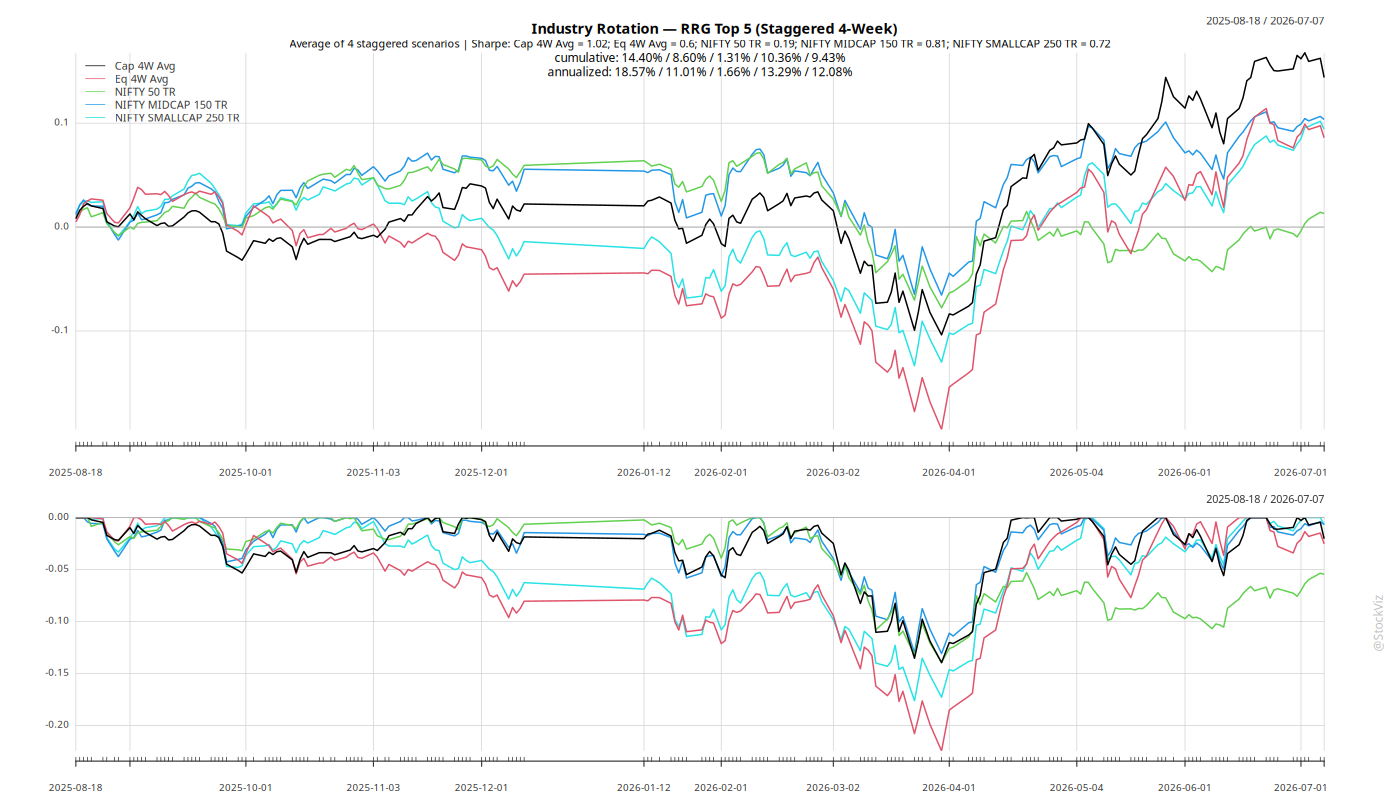

Recreate this plot in R.
source("/mnt/data/blog/industry-rotation/common.R")

# ═══════════════════════════════════════════════════════════════════════════
#  Staggered 4-week rebalance: average across 4 offset scenarios
# ═══════════════════════════════════════════════════════════════════════════

N_SCENARIOS <- 4L
FREQ_WEEKS  <- 4L

scenarioRets <- list()
for (offset in 0L:(N_SCENARIOS - 1L)) {
  label <- sprintf("4W+%d", offset)
  cat(sprintf("\n--- %s ---\n", label))
  res <- runBacktest(FREQ_WEEKS, offset, label)
  scenarioRets[[paste0("Cap ", label)]] <- res$cap
  scenarioRets[[paste0("Eq ",  label)]] <- res$eq
}

# ── average daily returns across scenarios ──
capList <- scenarioRets[grep("^Cap ", names(scenarioRets))]
eqList  <- scenarioRets[grep("^Eq ",  names(scenarioRets))]

# align to common date index across all scenarios
capDates <- Reduce(intersect, lapply(capList, index))
eqDates  <- Reduce(intersect, lapply(eqList,  index))

avgCap <- Reduce(`+`, lapply(capList, function(x) coredata(x[capDates]))) / length(capList)
avgEq  <- Reduce(`+`, lapply(eqList,  function(x) coredata(x[eqDates])))  / length(eqList)

avgCapXts <- xts(avgCap, capDates)
avgEqXts  <- xts(avgEq,  eqDates)

allStrats <- list(
  `Cap 4W Avg` = avgCapXts,
  `Eq 4W Avg`  = avgEqXts
)
# also include individual scenarios
for (nm in names(capList)) allStrats[[nm]] <- capList[[nm]]
for (nm in names(eqList))  allStrats[[nm]] <- eqList[[nm]]

dailyStrats <- mergeWithBenchmarks(allStrats)
stats <- perfStats(dailyStrats)

# ── gt table ──
AVG_COLOR    <- "#ffe0e0"   # light red for averages
BENCH_COLOR  <- "#f5f5f5"
SCEN_COLORS  <- c("#f0fff0", "#f0f4ff", "#fff3e0", "#f5f0ff")

perfTbl <- tibble(
  Strategy = names(dailyStrats),
  `Ann. Return %` = stats$ar,
  Sharpe = stats$sr
) |>
  gt() |>
  tab_header(
    title = "Industry Rotation — RRG Top 5 (Staggered 4-Week)",
    subtitle = sprintf("rsRatio > 100 & rsMomentum > 100; %.0f bps drag; avg of %d staggered scenarios; %s to %s",
                       DRAG * 10000, N_SCENARIOS,
                       as.character(as.Date(first(index(dailyStrats)))),
                       as.character(as.Date(last(index(dailyStrats)))))) |>
  fmt_number(columns = `Ann. Return %`, decimals = 2) |>
  fmt_number(columns = Sharpe, decimals = 2) |>
  tab_style(style = cell_text(weight = "bold"),
            locations = cells_column_labels()) |>
  tab_source_note(source_note = "@StockViz") |>
  tab_style(style = cell_text(align = "right"),
            locations = cells_source_notes())

# color-code: average rows in red, individual scenarios, benchmarks grey
avgRows <- which(grepl("Avg", perfTbl$`_data`$Strategy))
benchRows <- which(perfTbl$`_data`$Strategy %in% BENCHMARKS)

for (j in seq_len(N_SCENARIOS)) {
  rows <- which(grepl(sprintf("4W\\+%d", j - 1L), perfTbl$`_data`$Strategy))
  if (length(rows) > 0L)
    perfTbl <- perfTbl |>
      tab_style(style = cell_fill(color = SCEN_COLORS[j]),
                locations = cells_body(rows = rows))
}
if (length(avgRows) > 0L)
  perfTbl <- perfTbl |>
    tab_style(style = cell_fill(color = AVG_COLOR),
              locations = cells_body(rows = avgRows))
if (length(benchRows) > 0L)
  perfTbl <- perfTbl |>
    tab_style(style = cell_fill(color = BENCH_COLOR),
              locations = cells_body(rows = benchRows))

gtsave(perfTbl, sprintf("%s/staggered-4w.html", reportPath))
webshot2::webshot(sprintf("%s/staggered-4w.html", reportPath),
                  sprintf("%s/staggered-4w-tbl.png", reportPath),
                  selector = "table.gt_table", expand = c(10, 10, 10, 10))

# ── plot (averages only + benchmarks) ──
plotData <- dailyStrats[, c("Cap 4W Avg", "Eq 4W Avg", BENCHMARKS)]
srText <- paste0(c("Cap 4W Avg", "Eq 4W Avg", BENCHMARKS), " = ",
                 stats$sr[c("Cap 4W Avg", "Eq 4W Avg", BENCHMARKS)],
                 collapse = "; ")

Common.PlotCumReturns(plotData,
  "Industry Rotation — RRG Top 5 (Staggered 4-Week)",
  sprintf("Average of %d staggered scenarios | Sharpe: %s", N_SCENARIOS, srText),
  sprintf("%s/staggered-4w.png", reportPath), NULL)

cat(sprintf("\nSharpe ratios:\n"))
print(stats$sr)
cat(sprintf("\nAnn. returns:\n"))
print(stats$ar)
odbcClose(lcon)
